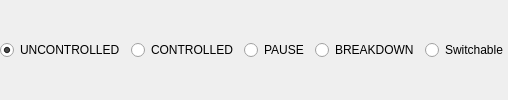
          <widget class="QWidget" name="widget12" native="true">
           <property name="minimumSize">
            <size>
             <width>0</width>
             <height>0</height>
            </size>
           </property>
           <layout class="QHBoxLayout" name="horizontalLayout_2">
            <property name="leftMargin">
             <number>0</number>
            </property>
            <property name="topMargin">
             <number>0</number>
            </property>
            <property name="rightMargin">
             <number>0</number>
            </property>
            <property name="bottomMargin">
             <number>0</number>
            </property>
            <item>
             <widget class="QRadioButton" name="rdbArm1Uncontrol">
              <property name="text">
               <string>UNCONTROLLED</string>
              </property>
              <property name="checked">
               <bool>true</bool>
              </property>
             </widget>
            </item>
            <item>
             <widget class="QRadioButton" name="rdbArm1Control">
              <property name="text">
               <string>CONTROLLED</string>
              </property>
             </widget>
            </item>
            <item>
             <widget class="QRadioButton" name="rdbArm1Pause">
              <property name="text">
               <string>PAUSE</string>
              </property>
             </widget>
            </item>
            <item>
             <widget class="QRadioButton" name="rdbArm1Break">
              <property name="text">
               <string>BREAKDOWN</string>
              </property>
             </widget>
            </item>
            <item>
             <widget class="QRadioButton" name="rdbArm1Switch">
              <property name="text">
               <string>Switchable</string>
              </property>
             </widget>
            </item>
           </layout>
          </widget>
